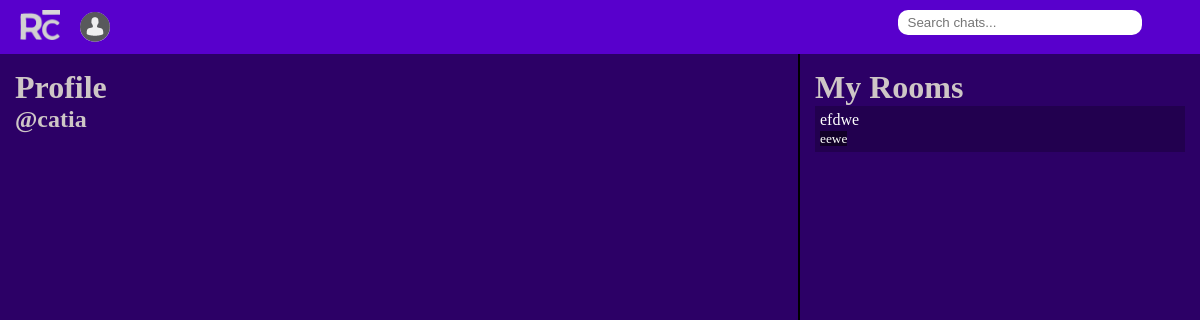
The app's page /account/user/3, older data.
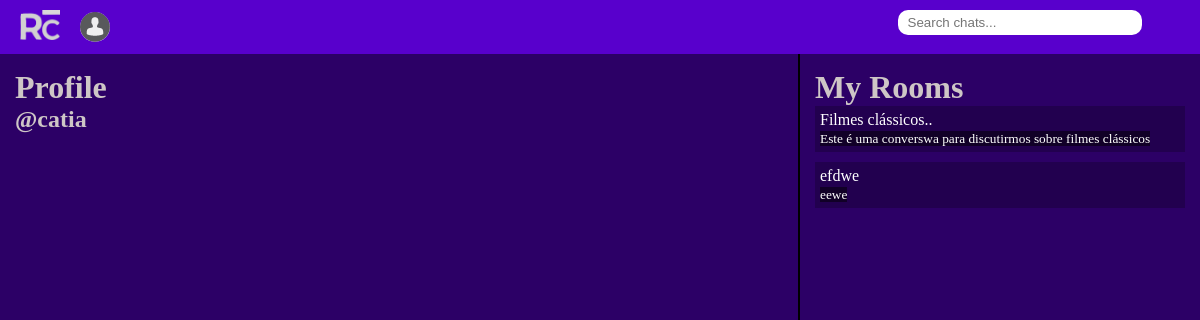
The same page, newer data.
### chatroom/models.py (models this page shows, shortened)
class Room(models.Model):
    host = models.ForeignKey(User, on_delete=models.SET_NULL, null=True)
    topic = models.ForeignKey(Topic, on_delete=models.SET_NULL, null=True)
    name = models.CharField(max_length=100)
    description = models.TextField(null=True, blank=True)
    participants = models.ManyToManyField(User, related_name='participants', blank=True)
    created = models.DateTimeField(auto_now_add=True)
    updated = models.DateTimeField(auto_now=True)
    class Meta:
        ordering = ['-updated', '-created']

### account/views.py (the view)
# urls.py: path('user/<int:pk>', views.userProfile, name='user-profile')
def userProfile(request, pk):
    user = User.objects.get(id=pk)
    room = user.room_set.all()
    context = {'user':user, 'room':room}
    return render(request, 'account/user-profile.html', context)

### account/templates/account/user-profile.html (shortened to what this page needs)
{% extends 'base.html' %}
{% block content %}
<div class="profile-container">
    <div class="about-user">
        <h1>Profile</h1>
        <h2>@{{user.username}}</h2>
    </div>
    <div class="user-rooms">
        <h1>My Rooms</h1>
        <div class="rooms">
        {% for chat in room %}
            <a href="{% url 'chatroom' chat.id %}">
                <p>{{chat.name}}</p>
                <small>{{chat.description}}</small>
            </a>
            {% endfor %}
        </div>
    </div>
</div>
{% endblock %}

Row changes from the older to the newer data that the page shows:
added Room: name "Filmes clássicos..", description "Este é uma converswa para discutirmos sobre filmes clássicos"
